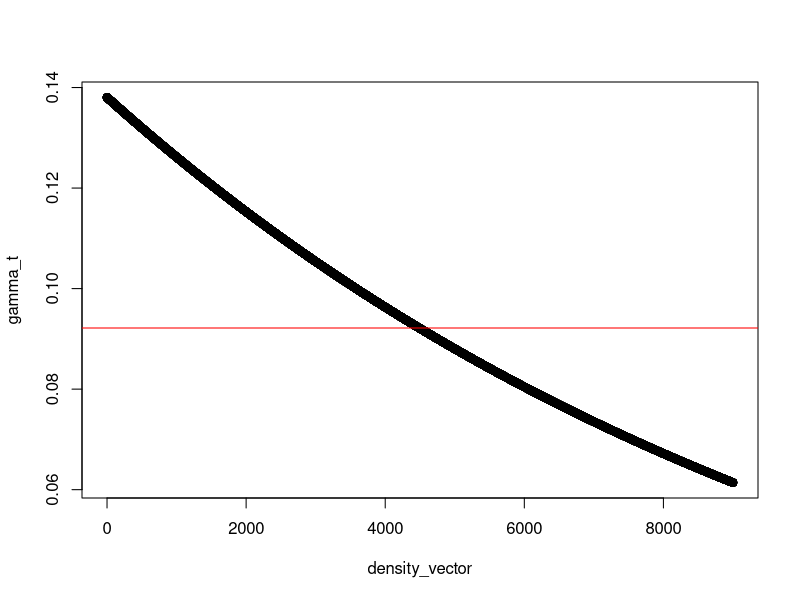
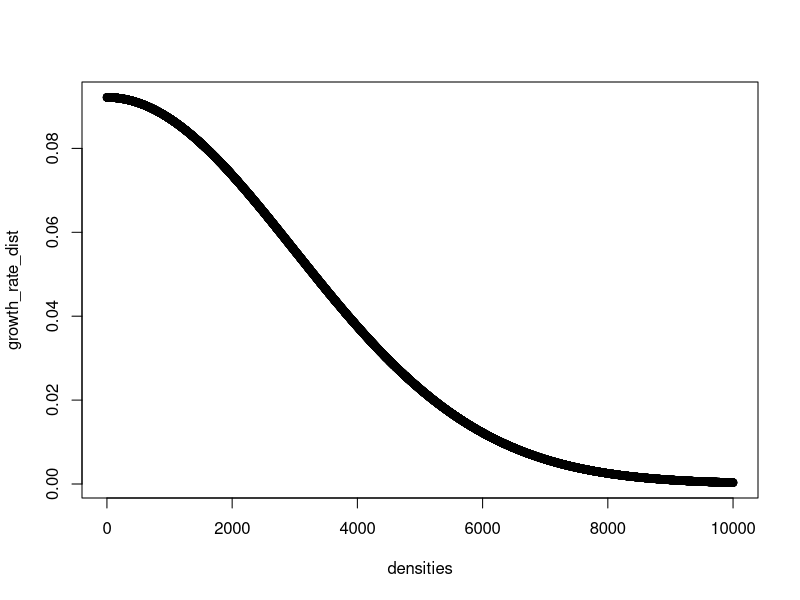

Here is the R script that generated these plots, in order:
## ---- chunk 1
knitr::opts_chunk$set(echo = TRUE)

library(fdrtool)
library(reshape2)
library(ggplot2)
library(tidyr)
## ---- chunk 2

# Checking to see what the yearly rate would be if they constantly grow by 46.08 mm/quarter (at least for small and medium sizes)

# For small size, less than 850
sample_N <- runif(10000, 850, 1150)
sample_time <- as.data.frame(matrix(NA, ncol = 7, nrow = 10000))
sample_time[, 1] <- sample_N 
yearly_rate <- vector()

for(i in 2:7) {
  sample_time[, i] <- sample_time[, i - 1] + 46.08
}

yearly_rate[1] <- sum(sample_time[1] > 1150)

for(i in 2:7) {
  yearly_rate[i] <- sum(sample_time[i] > 1150) - sum(yearly_rate[1:i-1])
}
mean(yearly_rate[-1])/10000

# 0.09657778 in first run
# 0.09738889 in second run
# 0.09721111 in third run

# 1/10.3 quarters = 0.09708738 --- I think that is actually right; how weird

### Results of the same calculations, but for the medium size class (which has less growth needed to graduate into the large size class than from small to medium)

# 0.1538667 in first run
# 0.1535333 in second run
# 0.1533333 in third run

# 1/6.5 quarters = 0.1538462

#### Construct half normal distributions for growth rate
# Using absolute value of a normal distribution to create a half normal distribution,
# with mu set to peak growth rate, and standard deviation based on carrying capacity

carrying_capacity <- 6000 # Arbitrary number to start with
# Using carrying capacity to figure out a standard deviation 
sd_1 <- (carrying_capacity*0.975)/1.96

# Using standard error derived from 6000 as an approximate carrying capacity, create vector of densities, transform using half normal to a probability of occurance, then transform to growth rate, using (1 - probability)*peak growth rate
densities <- runif(10000, 0, 10000)
prob_values <- dhalfnorm(densities, theta = ((sqrt(pi/2))/sd_1))
growth_rate_dist <- vector()
for(i in 1:length(prob_values)) {
  growth_rate_dist[i] <- (prob_values[i]/max(prob_values))*0.09216
}

##### Vital rates function

rates_fun <- function(carrying_capacity, 
                      peak_vital_rate,
                      current_density) {
  # Calculate sigma for scaling standard deviation using carrying capacity
  sd <- (carrying_capacity*0.975)/1.96
  # Create vector of possible abundance 
  densities <- runif(100000, 0, carrying_capacity*1.5)
  # Calculate PDF for all density values
  prob_values <- dhalfnorm(densities, theta = ((sqrt(pi/2))/sd))
  # Calculate PDF value for the current density
  PDf_value <- dhalfnorm(current_density, theta = ((sqrt(pi/2))/sd))
  # Use maximum value to scale current density's PDF value, and multiply by the peak vital rate
  rate <- (PDf_value/max(prob_values))*peak_vital_rate
  return(rate)
}

x <- rates_fun(carrying_capacity = 6000, # 116 snakes/hectare for 55 hectares
          peak_vital_rate = 0.09216, # peak growth rate for small & medium sizes
          current_density = 1000) 

## ---- chunk 3

# Trying out the Bellier alternate method using growth rate to see what the relationship is between growth rate and density
gamma_0 <- log(0.09216)
density_vector <- runif(100000, min = 0, max = 6000*1.5)
mean_density <- mean(density_vector)
beta <- -0.00009

gamma_t <- exp(gamma_0 + beta*(density_vector-mean_density))



plot(density_vector, gamma_t)
abline(h = exp(gamma_0), col = "red")
## ---- chunk 4

plot(densities, growth_rate_dist)
## ---- chunk 5

### Function to generate population for all size classes in next time step 
generate_fun <- function(t_minus_1,# The previous time step data (1 row, 4 columns for each size class)
                            growth, # growth rate vector for 3 smaller size classes
                            mortality, # mortality rate vector for all size classes
                            reproduction) { # reproductive rate vector for 3 larger size classes
  # Create vector to hold the current time step's population numbers
  t <- vector() 
  # Calculate small class population
  t[1] <- (1-(growth[1] + mortality[1]))*t_minus_1[, 1] + 
    reproduction[1]*t_minus_1[, 2] + 
    reproduction[2]*t_minus_1[, 3] +
    reproduction[3]*t_minus_1[, 4]
  # Calculate medium class population
  t[2] <- (1-(growth[2] + mortality[2]))*t_minus_1[, 2] +
    growth[1]*t_minus_1[, 1]
  # Calculate large class population
  t[3] <- (1-(growth[3] + mortality[3]))*t_minus_1[, 3] +
    growth[2]*t_minus_1[, 2]
  # Calculate x-large class population
  t[4] <- (1 - mortality[4])*t_minus_1[, 4] +
    growth[3]*t_minus_1[, 3]
  
  return(t)
}
